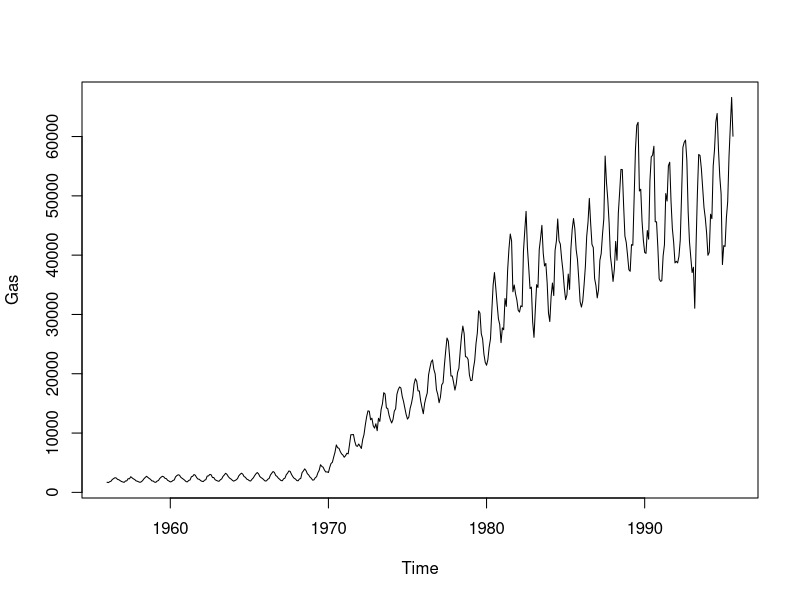
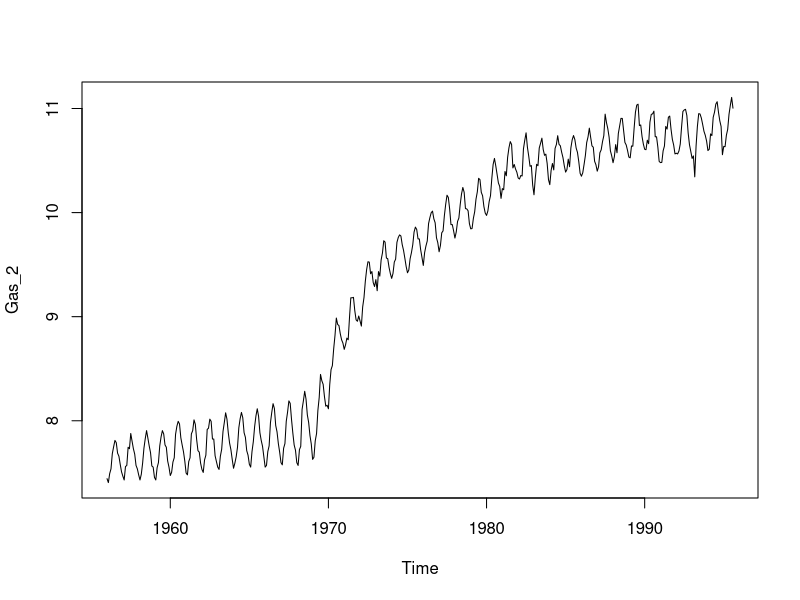
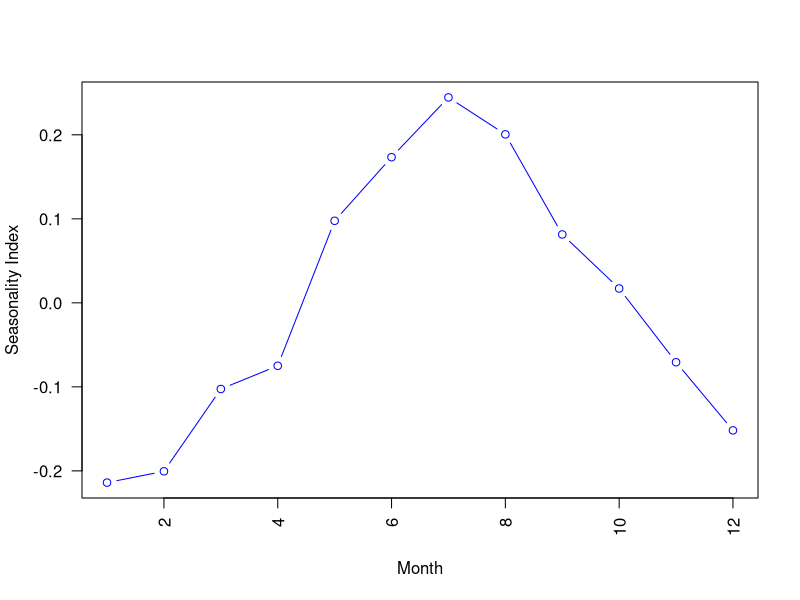
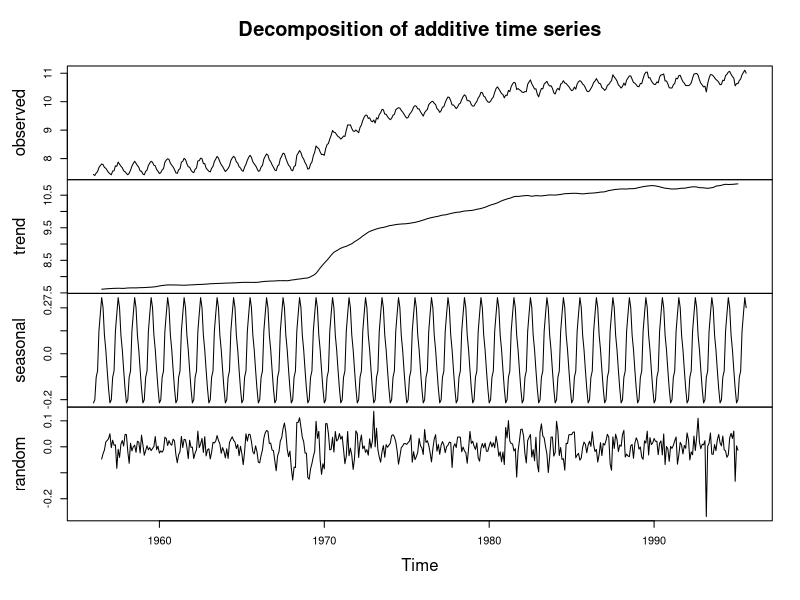
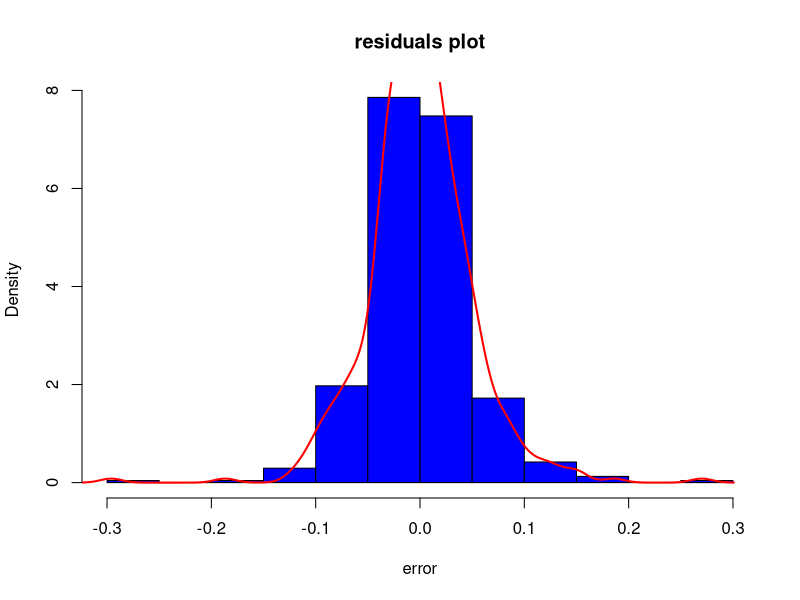
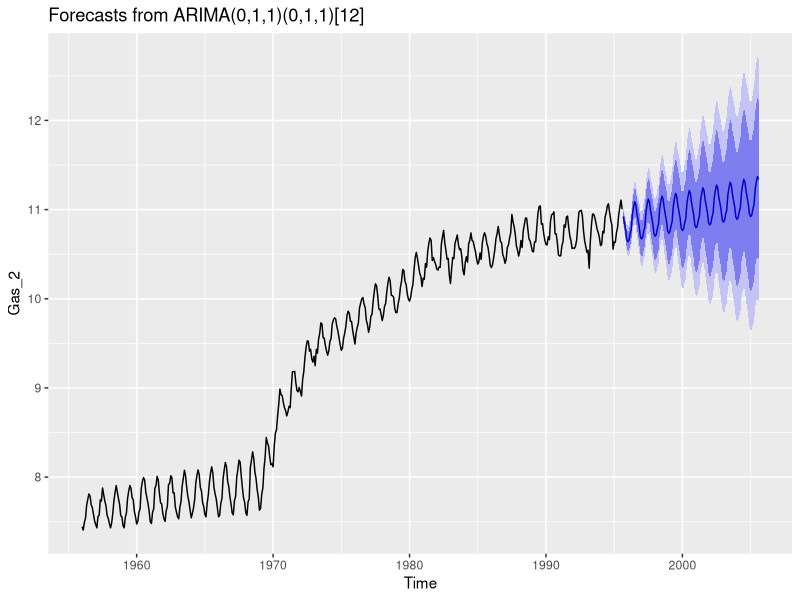

Generate these figures, in order, with R:
# Data of Australian monthly gas production.

library(forecast)
data()


 data("gas")
 View(gas)
 gas
Gas <-  ts(gas, frequency = 12, start = c(1956, 1))

# Understanding the data

plot(Gas)

 # Log transform to fix-up the variation
 
Gas_2 <- log(Gas)
plot(Gas_2)

# Decompose

Dgas <- decompose(Gas_2)
Dgas$figure 
plot(Dgas$figure, 
       type = 'b',
       xlab = "Month",
       ylab = "Seasonality Index", 
       col = "blue",
       las = 2
)

plot(Dgas)
 


# Model 
# ARIMA (p, d, q)
library(forecast)
 fitmodel <- auto.arima(Gas_2)
 fitmodel
 
 
 # Residuals plot
 
 hist(fitmodel$residuals, 
      main = "residuals plot",
      xlab = "error",
      col = "blue",
      freq = F)
  
 lines(density(fitmodel$residuals), col="red", lw =2) 

 
 # Forecast for next 10 years
  pred <- forecast(fitmodel, 10*12)
library(ggplot2) 
autoplot(pred) 
 
 
accuracy(pred)
 
 
 
 


